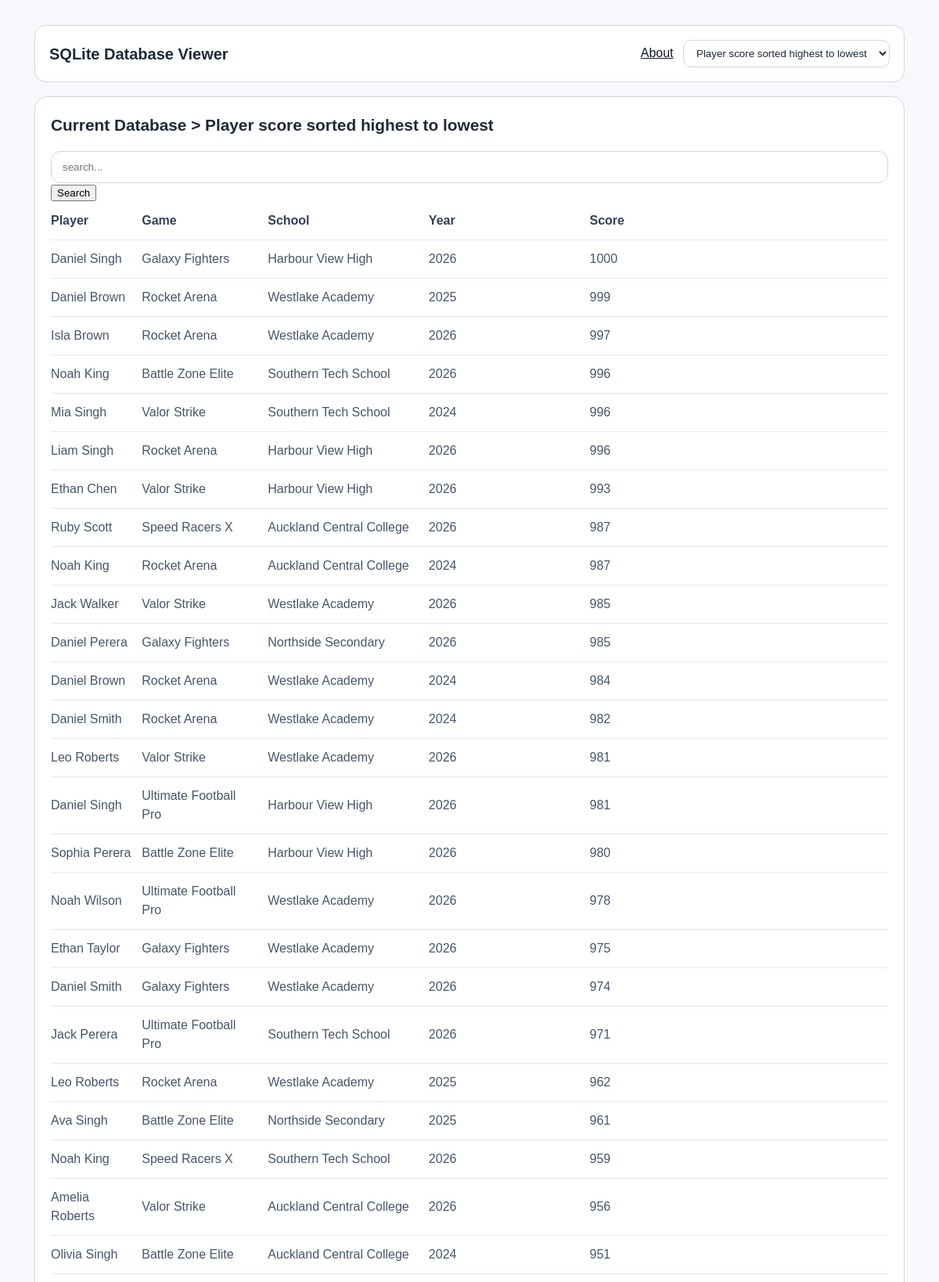
The page / (upper part) on the database its author committed.
### tables this page shows
CREATE TABLE tournament_matches (tournament_id TEXT (4), game_id TEXT (4), student_id TEXT (4), score INTEGER, PRIMARY KEY (tournament_id, game_id, student_id), FOREIGN KEY (tournament_id) REFERENCES tournament (tournament_id) ON DELETE CASCADE, FOREIGN KEY (game_id) REFERENCES game (game_id) ON DELETE CASCADE, FOREIGN KEY (student_id) REFERENCES student (student_id) ON DELETE CASCADE);

CREATE TABLE student (student_id TEXT (4) PRIMARY KEY, first_name TEXT (15), last_name TEXT (15), dob TEXT (10), school TEXT (25));

CREATE TABLE game (game_id TEXT (4) PRIMARY KEY, game TEXT (25), genre TEXT (10));

CREATE TABLE tournament (tournament_id TEXT (4) PRIMARY KEY, city TEXT (15), year INTEGER (4));

### app.py (the view, shortened to what this page needs)
@app.route('/')
def index():
    conn = get_db_connection()
    q = request.args.get('q', '').strip()
    query = '''
        SELECT s.first_name, s.last_name, g.game, s.school, t.year, tm.score
        FROM tournament_matches tm
        JOIN student s ON tm.student_id = s.student_id
        JOIN game g ON tm.game_id = g.game_id
        JOIN tournament t ON tm.tournament_id = t.tournament_id
    '''
    params = ()
    query += " ORDER BY tm.score DESC"
    records = conn.execute(query, params).fetchall()
    conn.close()
    return render_template('index.html', records=records, q=q)

### app.py (called while the page is built)
def get_db_connection():
    conn = sqlite3.connect('esports.db')
    conn.row_factory = sqlite3.Row
    return conn

### templates/index.html (shortened to what this page needs)
<!DOCTYPE html>
<html lang="en">
<head>
  <link rel="stylesheet" href="{{ url_for('static', filename='style.css') }}" />
</head>
<body>
  <div class="app-shell">
    <header class="topbar">
      <div>
        <h1>SQLite Database Viewer</h1>
      </div>
      <div class="topbar-nav">
        <a href="/about" class="about">About</a>
        <select class="dropdown" onchange="location = this.value;">
          <option value="">Player score sorted highest to lowest</option>
        </select>
      </div>
    </header>
    <main class="content-grid">
      <section class="main-panel">
        <div class="panel-header">
          <div class="panel-title">
            <h2>Current Database > Player score sorted highest to lowest</h2>
          </div>
        </div>
        <div class="table-card">
          <div class="table-topbar">
            <form method="get" action="/">
              <input name="q" type="search" placeholder="search..." value="{{ q }}" />
              <button type="submit">Search</button>
            </form>
          </div>
          <div class="data-grid">
            <div class="table-section">
              <div class="table-header-row">
                <span>Player</span>
                <span>Game</span>
                <span>School</span>
                <span>Year</span>
                <span>Score</span>
              </div>
              {% for row in records %}
              <div class="table-row"
                   data-name="{{ row['first_name'] }} {{ row['last_name'] }}"
                   data-status="{{ row['school'] }}"
                   data-updated="{{ row['year'] }}"
                   data-rows="{{ row['score'] }}"
                   data-key="{{ row['game'] }}">
                <span>{{ row['first_name'] }} {{ row['last_name'] }}</span>
                <span>{{ row['game'] }}</span>
                <span>{{ row['school'] }}</span>
                <span>{{ row['year'] }}</span>
                <span>{{ row['score'] }}</span>
              </div>
              {% endfor %}
            </div>
          </div>
        </div>
      </section>
    </main>
  </div>
</body>
</html>

### static/style.css (style rules this page uses)
:root { font-family: Arial, Helvetica, sans-serif; color: #1f2937; line-height: 1.5; }
body { margin: 0; min-height: 100vh; background: #f7f8fb; }
* { box-sizing: border-box; }
.app-shell { width: min(100%, 98vw); max-width: 1800px; margin: 0 auto; padding: clamp(16px, 3vw, 32px); }
.topbar { position: sticky; top: 0; display: flex; align-items: center; justify-content: space-between; flex-wrap: wrap; background: #ffffff; border: 1px solid #d1d5db; border-radius: 14px; padding: clamp(14px, 1.5vw, 20px); }
.topbar h1 { margin: 0; font-size: 1.25rem; }
.dropdown { background: #ffffff; border: 1px solid #d1d5db; border-radius: 10px; padding: 8px 12px; color: #1f2937; }
.topbar a.about { font-family: Arial; color: #111827; text-decoration: underline; font-size: 1rem; padding: 6px 8px; }
.table-topbar input { width: 100%; border: 1px solid #d1d5db; border-radius: 12px; padding: 12px 14px; background: #ffffff; color: #111827; }
.content-grid { margin-top: 18px; }
.main-panel { background: #ffffff; border: 1px solid #d1d5db; border-radius: 16px; padding: clamp(20px, 1.5vw, 28px); }
.panel-header { display: flex; align-items: center; justify-content: space-between; gap: 16px; margin-bottom: 18px; }
.panel-title { display: flex; align-items: center; gap: 12px; }
.panel-title h2 { margin: 0; font-size: 1.3rem; }
.table-header-row, .table-row { display: grid; grid-template-columns: 0.7fr 1fr 1.3fr 1.3fr 0.8fr 0.9fr 0.7fr; gap: 12px; align-items: center; padding: 12px 0; }
.table-header-row { color: #334155; font-weight: 700; border-bottom: 1px solid #e5e7eb; }
.table-row { border-bottom: 1px solid #e5e7eb; cursor: pointer; }
.table-row span { color: #475569; }

### rows shown on the page
tournament_matches: first_name "Daniel", last_name "Singh", game "Galaxy Fighters", school "Harbour View High", year "2026", score "1000"
tournament_matches: first_name "Daniel", last_name "Brown", game "Rocket Arena", school "Westlake Academy", year "2025", score "999"
tournament_matches: first_name "Isla", last_name "Brown", game "Rocket Arena", school "Westlake Academy", year "2026", score "997"
tournament_matches: first_name "Noah", last_name "King", game "Battle Zone Elite", school "Southern Tech School", year "2026", score "996"
tournament_matches: first_name "Mia", last_name "Singh", game "Valor Strike", school "Southern Tech School", year "2024", score "996"
tournament_matches: first_name "Liam", last_name "Singh", game "Rocket Arena", school "Harbour View High", year "2026", score "996"
tournament_matches: first_name "Ethan", last_name "Chen", game "Valor Strike", school "Harbour View High", year "2026", score "993"
tournament_matches: first_name "Ruby", last_name "Scott", game "Speed Racers X", school "Auckland Central College", year "2026", score "987"
tournament_matches: first_name "Noah", last_name "King", game "Rocket Arena", school "Auckland Central College", year "2024", score "987"
tournament_matches: first_name "Jack", last_name "Walker", game "Valor Strike", school "Westlake Academy", year "2026", score "985"
tournament_matches: first_name "Daniel", last_name "Perera", game "Galaxy Fighters", school "Northside Secondary", year "2026", score "985"
tournament_matches: first_name "Daniel", last_name "Brown", game "Rocket Arena", school "Westlake Academy", year "2024", score "984"
tournament_matches: first_name "Daniel", last_name "Smith", game "Rocket Arena", school "Westlake Academy", year "2024", score "982"
tournament_matches: first_name "Leo", last_name "Roberts", game "Valor Strike", school "Westlake Academy", year "2026", score "981"
tournament_matches: first_name "Daniel", last_name "Singh", game "Ultimate Football Pro", school "Harbour View High", year "2026", score "981"
tournament_matches: first_name "Sophia", last_name "Perera", game "Battle Zone Elite", school "Harbour View High", year "2026", score "980"
tournament_matches: first_name "Noah", last_name "Wilson", game "Ultimate Football Pro", school "Westlake Academy", year "2026", score "978"
tournament_matches: first_name "Ethan", last_name "Taylor", game "Galaxy Fighters", school "Westlake Academy", year "2026", score "975"
tournament_matches: first_name "Daniel", last_name "Smith", game "Galaxy Fighters", school "Westlake Academy", year "2026", score "974"
tournament_matches: first_name "Jack", last_name "Perera", game "Ultimate Football Pro", school "Southern Tech School", year "2026", score "971"
tournament_matches: first_name "Leo", last_name "Roberts", game "Rocket Arena", school "Westlake Academy", year "2025", score "962"
tournament_matches: first_name "Ava", last_name "Singh", game "Battle Zone Elite", school "Northside Secondary", year "2025", score "961"
tournament_matches: first_name "Noah", last_name "King", game "Speed Racers X", school "Southern Tech School", year "2026", score "959"
tournament_matches: first_name "Amelia", last_name "Roberts", game "Valor Strike", school "Auckland Central College", year "2026", score "956"
tournament_matches: first_name "Olivia", last_name "Singh", game "Battle Zone Elite", school "Auckland Central College", year "2024", score "951"
